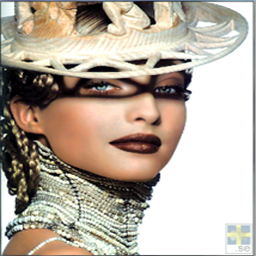
%> input picture images/GrayTransformation.bmp, 256 x 256 px
$ octave lab2.m   (GNU Octave 9; MATLAB toolbox functions it lacks are replaced by stand-ins)
%> lines starting %> are read from the running program, lines starting %| are printed output that depends on the picture
% exp_2
% 灰度变换
image_name_1 = '../images/GrayTransformation.bmp';
image_1 = double(imread(image_name_1));

R=image_1(:,:,1);
G=image_1(:,:,2);
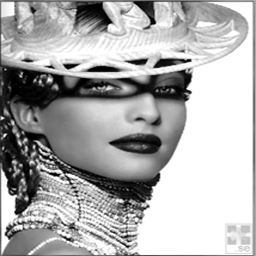
%> G: size 256x256 double; min 0, max 255, mean 173.1
B=image_1(:,:,3);
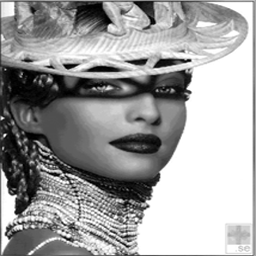
%> B: size 256x256 double; min 0, max 255, mean 159.8

% [11 lines of commented-out code are left out]
R = uint8(0.5 * (R.^2));
%> R: size 256x256 uint8
G = uint8(0.5 * (G.^2));
%> G: size 256x256 uint8
B = uint8(0.5 * (B.^2));
%> B: size 256x256 uint8


new_image_1 = cat(3, R, G, B);
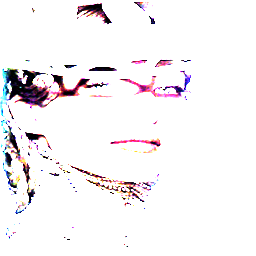
%> new_image_1: size 256x256x3 uint8; mean R, G, B 245.2, 242, 244
figure(1);
subplot(1,2,1), imshow(uint8(image_1)); title(' srcimage ');
subplot(1,2,2), imshow(new_image_1); title(' GrayTransformation ');

% 伽马校正
image_name_2 = '../images/GammaCorrection.bmp';
image_2 = double(imread(image_name_2));
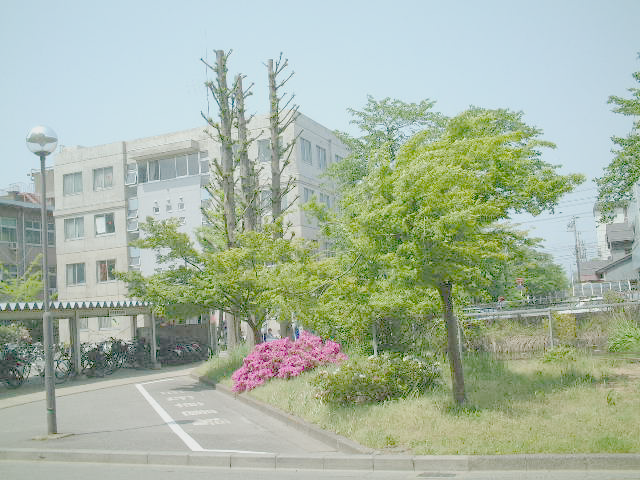
%> input picture images/GammaCorrection.bmp, 640 x 480 px
C=300;
y1=0.4; T1 = (image_2/C).^(1/y1)*C;
%> after `T1 = (image_2/C).^(1/y1)*C`:
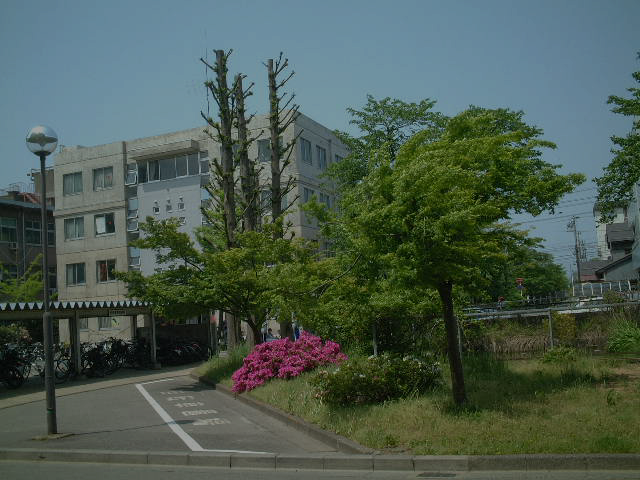
%> T1: size 480x640x3 double; mean R, G, B 75.8, 91.6, 80.8
y2=0.6; T2 = (image_2/C).^(1/y2)*C;
%> after `T2 = (image_2/C).^(1/y2)*C`:
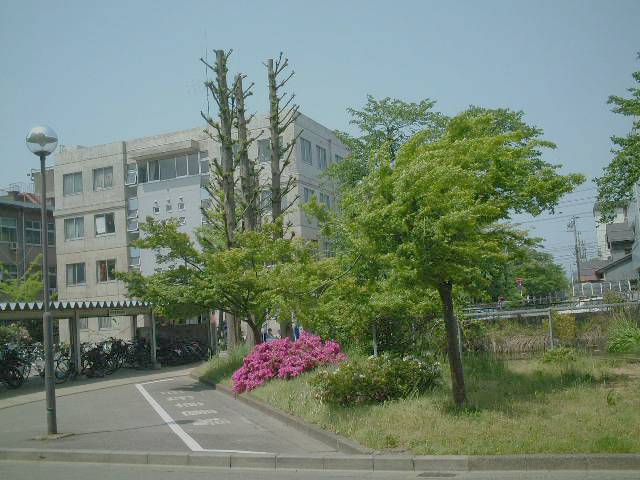
%> T2: size 480x640x3 double; mean R, G, B 116.6, 132.7, 116.8
y3=0.8; T3 = (image_2/C).^(1/y3)*C;
%> after `T3 = (image_2/C).^(1/y3)*C`:
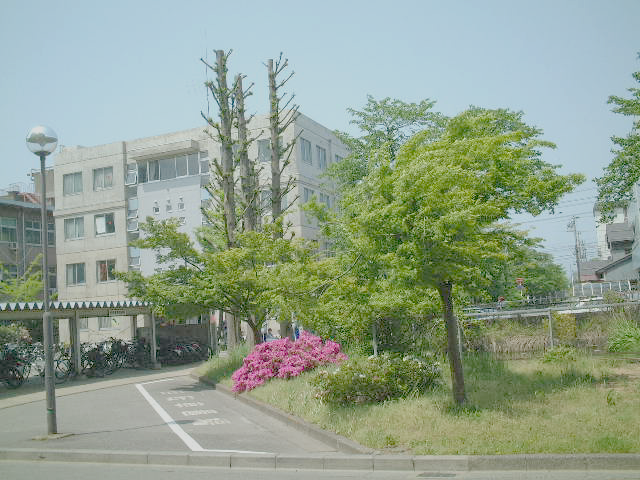
%> T3: size 480x640x3 double; mean R, G, B 145.9, 161.1, 143.1
figure(2);
subplot(2,2,1); imshow(uint8(image_2)); title(' srcimage ');
subplot(2,2,2); imshow(uint8(T1)); title(' gamma = 0.4 ');
subplot(2,2,3); imshow(uint8(T2)); title(' gamma = 0.6 ');
subplot(2,2,4); imshow(uint8(T3)); title(' gamma = 0.8 ');
